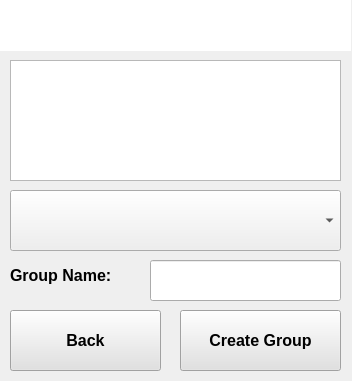
<?xml version="1.0" encoding="UTF-8"?>
<ui version="4.0">
 <class>Dialog</class>
 <widget class="QDialog" name="Dialog">
  <property name="geometry">
   <rect>
    <x>0</x>
    <y>0</y>
    <width>352</width>
    <height>381</height>
   </rect>
  </property>
  <property name="windowTitle">
   <string>Dialog</string>
  </property>
  <widget class="QLabel" name="statusbar">
   <property name="geometry">
    <rect>
     <x>0</x>
     <y>0</y>
     <width>351</width>
     <height>51</height>
    </rect>
   </property>
   <property name="font">
    <font>
     <pointsize>11</pointsize>
    </font>
   </property>
   <property name="styleSheet">
    <string notr="true">background:white;
qproperty-alignment: AlignCenter;
color:blue;</string>
   </property>
   <property name="text">
    <string/>
   </property>
  </widget>
  <widget class="QTextEdit" name="te_logs">
   <property name="geometry">
    <rect>
     <x>10</x>
     <y>60</y>
     <width>331</width>
     <height>121</height>
    </rect>
   </property>
   <property name="html">
    <string>&lt;!DOCTYPE HTML PUBLIC &quot;-//W3C//DTD HTML 4.0//EN&quot; &quot;http://www.w3.org/TR/REC-html40/strict.dtd&quot;&gt;
&lt;html&gt;&lt;head&gt;&lt;meta name=&quot;qrichtext&quot; content=&quot;1&quot; /&gt;&lt;style type=&quot;text/css&quot;&gt;
p, li { white-space: pre-wrap; }
&lt;/style&gt;&lt;/head&gt;&lt;body style=&quot; font-family:'MS Shell Dlg 2'; font-size:7.8pt; font-weight:400; font-style:normal;&quot;&gt;
&lt;p style=&quot;-qt-paragraph-type:empty; margin-top:0px; margin-bottom:0px; margin-left:0px; margin-right:0px; -qt-block-indent:0; text-indent:0px;&quot;&gt;&lt;br /&gt;&lt;/p&gt;&lt;/body&gt;&lt;/html&gt;</string>
   </property>
  </widget>
  <widget class="QComboBox" name="cmb_client">
   <property name="geometry">
    <rect>
     <x>10</x>
     <y>190</y>
     <width>331</width>
     <height>61</height>
    </rect>
   </property>
   <property name="font">
    <font>
     <pointsize>14</pointsize>
    </font>
   </property>
  </widget>
  <widget class="QLabel" name="label">
   <property name="geometry">
    <rect>
     <x>10</x>
     <y>260</y>
     <width>141</width>
     <height>31</height>
    </rect>
   </property>
   <property name="font">
    <font>
     <pointsize>12</pointsize>
     <weight>75</weight>
     <bold>true</bold>
    </font>
   </property>
   <property name="text">
    <string>Group Name:</string>
   </property>
  </widget>
  <widget class="QLineEdit" name="le_groupname">
   <property name="geometry">
    <rect>
     <x>150</x>
     <y>260</y>
     <width>191</width>
     <height>41</height>
    </rect>
   </property>
   <property name="font">
    <font>
     <pointsize>12</pointsize>
    </font>
   </property>
   <property name="text">
    <string/>
   </property>
  </widget>
  <widget class="QPushButton" name="btn_create_group">
   <property name="geometry">
    <rect>
     <x>180</x>
     <y>310</y>
     <width>161</width>
     <height>61</height>
    </rect>
   </property>
   <property name="font">
    <font>
     <pointsize>12</pointsize>
     <weight>75</weight>
     <bold>true</bold>
    </font>
   </property>
   <property name="styleSheet">
    <string notr="true">background-color:rgba(225,225,225,255);</string>
   </property>
   <property name="text">
    <string>Create Group</string>
   </property>
   <property name="autoDefault">
    <bool>false</bool>
   </property>
   <property name="default">
    <bool>false</bool>
   </property>
   <property name="flat">
    <bool>false</bool>
   </property>
  </widget>
  <widget class="QPushButton" name="btn_back">
   <property name="geometry">
    <rect>
     <x>10</x>
     <y>310</y>
     <width>151</width>
     <height>61</height>
    </rect>
   </property>
   <property name="font">
    <font>
     <pointsize>12</pointsize>
     <weight>75</weight>
     <bold>true</bold>
    </font>
   </property>
   <property name="styleSheet">
    <string notr="true">background-color:rgba(225,225,225,255);</string>
   </property>
   <property name="text">
    <string>Back</string>
   </property>
   <property name="autoDefault">
    <bool>false</bool>
   </property>
   <property name="default">
    <bool>false</bool>
   </property>
   <property name="flat">
    <bool>false</bool>
   </property>
  </widget>
 </widget>
 <resources/>
 <connections/>
</ui>
